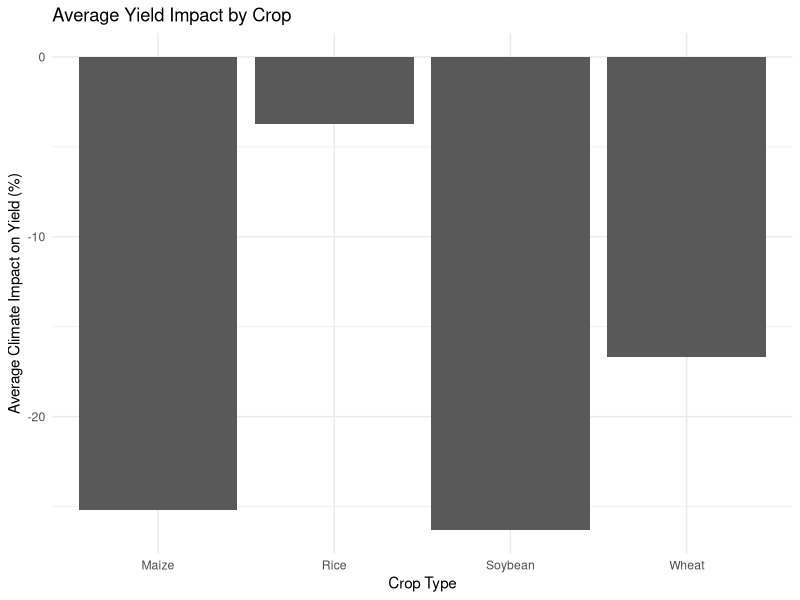

Here is the R script that generated this plot:
# --------------------------------------------------
# Analysis 3: Crop Comparison
# Author: RC
# Dataset: clean_data_v2.csv
# Purpose: Compare climate impact on different crops
# --------------------------------------------------

library(dplyr)
library(ggplot2)

# 1. Load data
clean_data_v2 <- read.csv("data/clean_data_v2.csv")

# 2. Check crop names
unique(clean_data_v2$crop)

# 3. Keep key crops only
analysis3 <- clean_data_v2 %>%
  filter(crop %in% c("maize", "wheat", "rice", "soybean"),
         !is.na(climate_impacts))

# 4. Summary by crop
crop_summary <- analysis3 %>%
  group_by(crop) %>%
  summarise(
    avg_impact = mean(climate_impacts, na.rm = TRUE),
    median_impact = median(climate_impacts, na.rm = TRUE),
    min_impact = min(climate_impacts, na.rm = TRUE),
    max_impact = max(climate_impacts, na.rm = TRUE),
    n = n()
  )

crop_summary
#Bar Chart was empty so check actual crop values
unique(clean_data_v2$crop)
# they are all capitalized names so updating the filter
analysis3 <- clean_data_v2 %>%
  filter(crop %in% c("Maize", "Wheat", "Rice", "Soybean"),
         !is.na(climate_impacts)) 
#re run everything
crop_summary
analysis3
crop_summary <- analysis3 %>%
  group_by(crop) %>%
  summarise(
    avg_impact = mean(climate_impacts, na.rm = TRUE),
    median_impact = median(climate_impacts, na.rm = TRUE),
    min_impact = min(climate_impacts, na.rm = TRUE),
    max_impact = max(climate_impacts, na.rm = TRUE),
    n = n()
  )
crop_summary
ggplot(crop_summary, aes(x = crop, y = avg_impact)) +
  geom_col() +
  labs(
    title = "Average Yield Impact by Crop",
    x = "Crop Type",
    y = "Average Climate Impact on Yield (%)"
  ) +
  theme_minimal()
